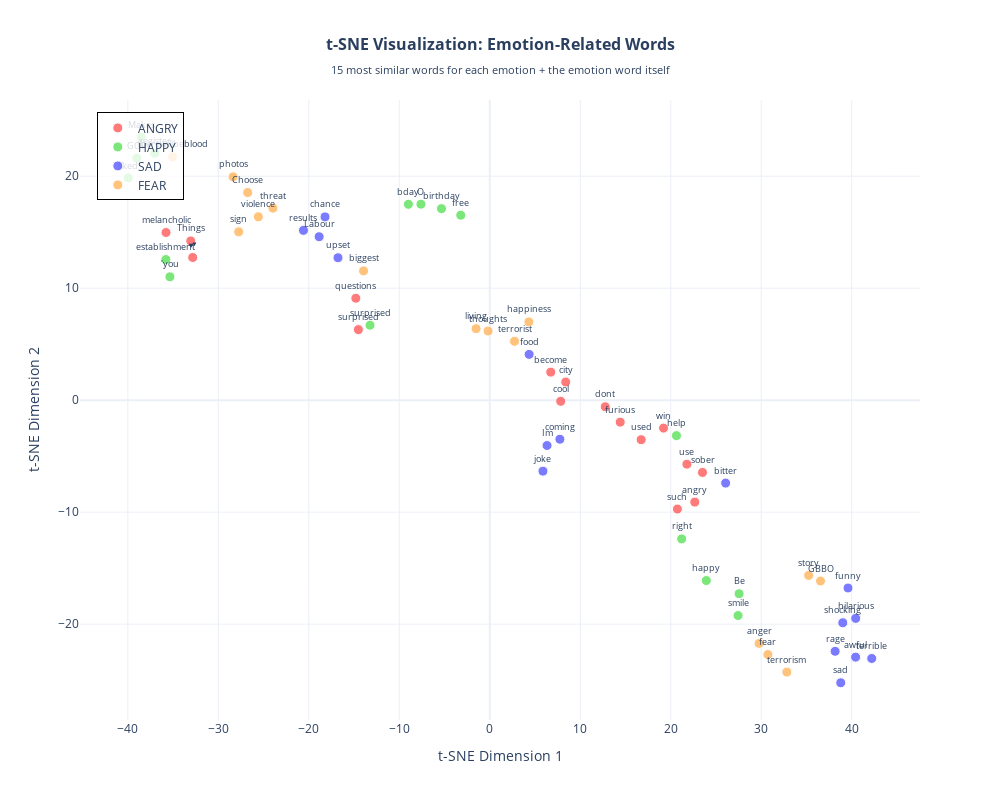
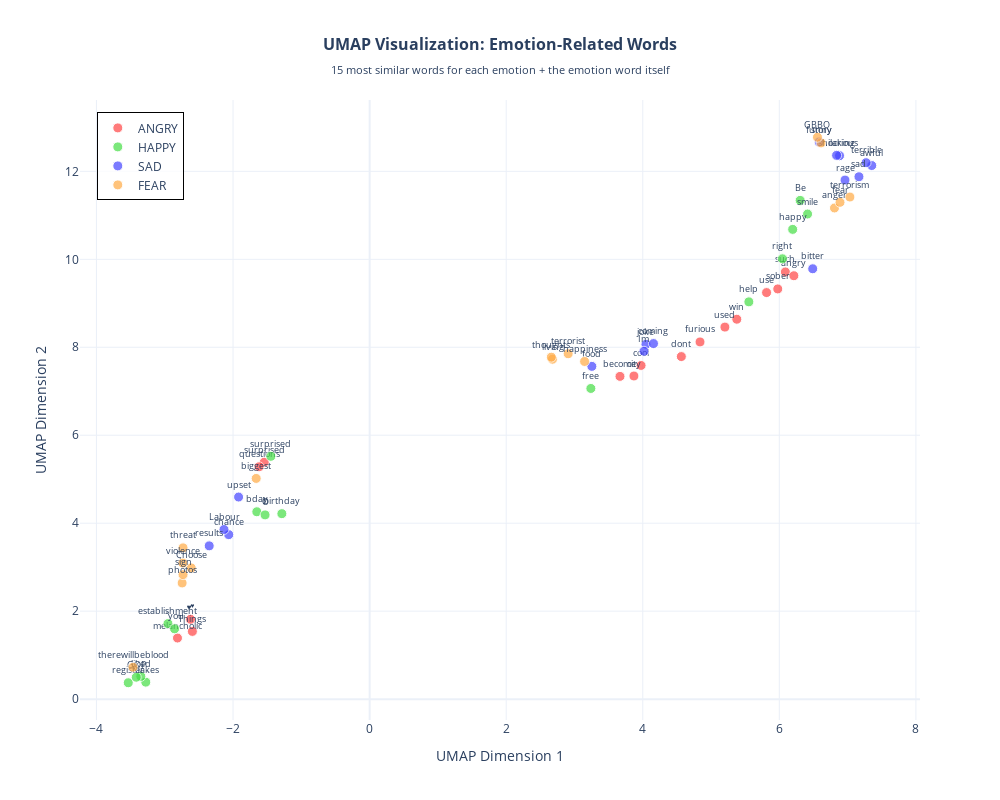

The notebook cell these images were saved under, in order:
### Markdown cell above
---
##### <a id='toc1_13_2_1_1_'></a>[**>>> Exercise 8 (Take home):**](#toc0_)

Generate a t-SNE and UMAP visualization to show the 15 words most related to the words "angry", "happy", "sad", "fear" (60 words total). Compare the differences between both graphs.

### Code cell
# Get the 15 most similar words for each emotion
emotions = ['angry', 'happy', 'sad', 'fear']
top_n = 15

# Dictionary to store words and their vectors
words_data = {'word': [], 'emotion': [], 'vector': []}

print("\nCOLLECTING RELATED WORDS\n")

for emotion in emotions:
    try:
        similar_words = word2vec_model.wv.most_similar(emotion, topn=top_n)
        print(f"{emotion.upper()}:")
        for i, (word, similarity) in enumerate(similar_words, 1):
            print(f"  {i:2d}. {word:15s} (similarity: {similarity:.4f})")
            words_data['word'].append(word)
            words_data['emotion'].append(emotion)
            words_data['vector'].append(word2vec_model.wv[word])
    except KeyError:
        print(f"  WARNING: '{emotion}' not found in vocabulary!")

# Add the emotion words themselves
for emotion in emotions:
    words_data['word'].append(emotion)
    words_data['emotion'].append(emotion)
    words_data['vector'].append(word2vec_model.wv[emotion])

# Create DataFrame
df = pd.DataFrame(words_data)
X = np.array(df['vector'].tolist())

print(f"Total words collected: {len(df)}")
print(f"Embedding dimension: {X.shape[1]}\n")

# Step 2: Apply t-SNE
print("t-SNE...")
tsne = TSNE(n_components=2, random_state=42, perplexity=5, max_iter=1000)
X_tsne = tsne.fit_transform(X)

# Step 3: Apply UMAP
print("UMAP...")
umap_reducer = umap.UMAP(n_components=2, random_state=42, n_neighbors=5, min_dist=0.1)
X_umap = umap_reducer.fit_transform(X)

# Step 4: Create visualizations using Plotly
print("CREATING VISUALIZATIONS \n")

# Define colors for each emotion
color_map = {
    'angry': '#FF4444',  # Red
    'happy': '#44DD44',  # Green
    'sad': '#4444FF',    # Blue
    'fear': '#FFAA44'    # Orange
}

# Create t-SNE plot
fig_tsne = go.Figure()

for emotion in emotions:
    mask = df['emotion'] == emotion
    fig_tsne.add_trace(go.Scatter(
        x=X_tsne[mask, 0],
        y=X_tsne[mask, 1],
        mode='markers+text',
        name=emotion.upper(),
        text=df[mask]['word'].values,
        textposition='top center',
        textfont=dict(size=9),
        marker=dict(
            size=10,
            color=color_map[emotion],
            opacity=0.7,
            line=dict(width=1, color='white')
        ),
        hovertemplate='<b>%{text}</b><br>Emotion: ' + emotion + '<extra></extra>'
    ))

fig_tsne.update_layout(
    title={
        'text': '<b>t-SNE Visualization: Emotion-Related Words</b><br><sub>15 most similar words for each emotion + the emotion word itself</sub>',
        'x': 0.5,
        'xanchor': 'center',
        'font': {'size': 16}
    },
    xaxis_title='t-SNE Dimension 1',
    yaxis_title='t-SNE Dimension 2',
    width=1000,
    height=800,
    hovermode='closest',
    template='plotly_white',
    showlegend=True,
    legend=dict(x=0.02, y=0.98, bgcolor='rgba(255,255,255,0.8)', bordercolor='black', borderwidth=1)
)

# Create UMAP plot
fig_umap = go.Figure()

for emotion in emotions:
    mask = df['emotion'] == emotion
    fig_umap.add_trace(go.Scatter(
        x=X_umap[mask, 0],
        y=X_umap[mask, 1],
        mode='markers+text',
        name=emotion.upper(),
        text=df[mask]['word'].values,
        textposition='top center',
        textfont=dict(size=9),
        marker=dict(
            size=10,
            color=color_map[emotion],
            opacity=0.7,
            line=dict(width=1, color='white')
        ),
        hovertemplate='<b>%{text}</b><br>Emotion: ' + emotion + '<extra></extra>'
    ))

fig_umap.update_layout(
    title={
        'text': '<b>UMAP Visualization: Emotion-Related Words</b><br><sub>15 most similar words for each emotion + the emotion word itself</sub>',
        'x': 0.5,
        'xanchor': 'center',
        'font': {'size': 16}
    },
    xaxis_title='UMAP Dimension 1',
    yaxis_title='UMAP Dimension 2',
    width=1000,
    height=800,
    hovermode='closest',
    template='plotly_white',
    showlegend=True,
    legend=dict(x=0.02, y=0.98, bgcolor='rgba(255,255,255,0.8)', bordercolor='black', borderwidth=1)
)

# Display both figures
fig_tsne.show()
fig_umap.show()

### Figure 1 — Plotly figure (JSON) as saved in the notebook; plotly's stock layout.template omitted (floating-point values rounded to 4 significant figures)
{"data": [{"hovertemplate": "<b>%{text}</b><br>Emotion: angry<extra></extra>", "marker": {"color": "#FF4444", "line": {"color": "white", "width": 1}, "opacity": 0.7, "size": 10}, "mode": "markers+text", "name": "ANGRY", "text": ["become", "used", "win", "melancholic", "💕", "surprised", "use", "cool", "furious", "sober", "questions", "such", "city", "Things", "dont", "angry"], "textfont": {"size": 9}, "textposition": "top center", "type": "scatter", "x": [6.738, 16.73, 19.2, -35.78, -32.83, -14.52, 21.78, 7.838, 14.42, 23.51, -14.8, 20.74, 8.394, -33.05, 12.76, 22.65], "y": [2.505, -3.528, -2.494, 14.98, 12.74, 6.303, -5.714, -0.1011, -1.961, -6.453, 9.103, -9.724, 1.622, 14.22, -0.5903, -9.103]}, {"hovertemplate": "<b>%{text}</b><br>Emotion: happy<extra></extra>", "marker": {"color": "#44DD44", "line": {"color": "white", "width": 1}, "opacity": 0.7, "size": 10}, "mode": "markers+text", "name": "HAPPY", "text": ["free", "help", "bday", "establishment", "surprised", "Makes", "register", "O", "Be", "birthday", "'you", "smile", "liked", "right", "GOP", "happy"], "textfont": {"size": 9}, "textposition": "top center", "type": "scatter", "x": [-3.208, 20.63, -8.993, -35.8, -13.23, -38.52, -37.03, -7.606, 27.55, -5.338, -35.35, 27.44, -39.95, 21.2, -39.01, 23.93], "y": [16.52, -3.165, 17.49, 12.56, 6.695, 23.48, 22.05, 17.5, -17.29, 17.11, 11.02, -19.23, 19.84, -12.39, 21.61, -16.11]}, {"hovertemplate": "<b>%{text}</b><br>Emotion: sad<extra></extra>", "marker": {"color": "#4444FF", "line": {"color": "white", "width": 1}, "opacity": 0.7, "size": 10}, "mode": "markers+text", "name": "SAD", "text": ["joke", "hilarious", "rage", "awful", "funny", "Im", "bitter", "chance", "shocking", "coming", "results", "terrible", "Labour", "upset", "food", "sad"], "textfont": {"size": 9}, "textposition": "top center", "type": "scatter", "x": [5.876, 40.44, 38.17, 40.43, 39.59, 6.328, 26.06, -18.21, 39.01, 7.747, -20.59, 42.21, -18.86, -16.77, 4.349, 38.79], "y": [-6.339, -19.49, -22.43, -22.95, -16.77, -4.048, -7.406, 16.37, -19.88, -3.487, 15.17, -23.07, 14.6, 12.72, 4.09, -25.24]}, {"hovertemplate": "<b>%{text}</b><br>Emotion: fear<extra></extra>", "marker": {"color": "#FFAA44", "line": {"color": "white", "width": 1}, "opacity": 0.7, "size": 10}, "mode": "markers+text", "name": "FEAR", "text": ["anger", "living", "thoughts", "Choose", "terrorist", "biggest", "violence", "story", "terrorism", "GBBO", "photos", "happiness", "therewillbeblood", "threat", "sign", "fear"], "textfont": {"size": 9}, "textposition": "top center", "type": "scatter", "x": [29.76, -1.514, -0.1867, -26.75, 2.733, -13.95, -25.58, 35.24, 32.83, 36.55, -28.37, 4.32, -35.06, -23.96, -27.75, 30.73], "y": [-21.72, 6.389, 6.172, 18.54, 5.256, 11.55, 16.38, -15.65, -24.28, -16.15, 19.95, 6.989, 21.73, 17.15, 15.03, -22.72]}], "layout": {"height": 800, "hovermode": "closest", "legend": {"bgcolor": "rgba(255,255,255,0.8)", "bordercolor": "black", "borderwidth": 1, "x": 0.02, "y": 0.98}, "showlegend": true, "title": {"font": {"size": 16}, "text": "<b>t-SNE Visualization: Emotion-Related Words</b><br><sub>15 most similar words for each emotion + the emotion word itself</sub>", "x": 0.5, "xanchor": "center"}, "width": 1000, "xaxis": {"title": {"text": "t-SNE Dimension 1"}}, "yaxis": {"title": {"text": "t-SNE Dimension 2"}}}}

### Figure 2 — Plotly figure (JSON) as saved in the notebook; plotly's stock layout.template omitted (floating-point values rounded to 4 significant figures)
{"data": [{"hovertemplate": "<b>%{text}</b><br>Emotion: angry<extra></extra>", "marker": {"color": "#FF4444", "line": {"color": "white", "width": 1}, "opacity": 0.7, "size": 10}, "mode": "markers+text", "name": "ANGRY", "text": ["become", "used", "win", "melancholic", "💕", "surprised", "use", "cool", "furious", "sober", "questions", "such", "city", "Things", "dont", "angry"], "textfont": {"size": 9}, "textposition": "top center", "type": "scatter", "x": [3.666, 5.203, 5.377, -2.814, -2.623, -1.543, 5.813, 3.975, 4.839, 5.977, -1.619, 6.088, 3.87, -2.596, 4.565, 6.213], "y": [7.338, 8.459, 8.638, 1.389, 1.815, 5.387, 9.244, 7.587, 8.121, 9.327, 5.283, 9.713, 7.347, 1.54, 7.789, 9.627]}, {"hovertemplate": "<b>%{text}</b><br>Emotion: happy<extra></extra>", "marker": {"color": "#44DD44", "line": {"color": "white", "width": 1}, "opacity": 0.7, "size": 10}, "mode": "markers+text", "name": "HAPPY", "text": ["free", "help", "bday", "establishment", "surprised", "Makes", "register", "O", "Be", "birthday", "'you", "smile", "liked", "right", "GOP", "happy"], "textfont": {"size": 9}, "textposition": "top center", "type": "scatter", "x": [3.24, 5.554, -1.652, -2.953, -1.447, -3.278, -3.535, -1.531, 6.305, -1.285, -2.856, 6.413, -3.35, 6.046, -3.418, 6.196], "y": [7.064, 9.033, 4.26, 1.717, 5.521, 0.3866, 0.3724, 4.189, 11.34, 4.217, 1.598, 11.03, 0.5176, 10.01, 0.4977, 10.68]}, {"hovertemplate": "<b>%{text}</b><br>Emotion: sad<extra></extra>", "marker": {"color": "#4444FF", "line": {"color": "white", "width": 1}, "opacity": 0.7, "size": 10}, "mode": "markers+text", "name": "SAD", "text": ["joke", "hilarious", "rage", "awful", "funny", "Im", "bitter", "chance", "shocking", "coming", "results", "terrible", "Labour", "upset", "food", "sad"], "textfont": {"size": 9}, "textposition": "top center", "type": "scatter", "x": [4.047, 6.882, 6.962, 7.353, 6.583, 4.018, 6.489, -2.063, 6.838, 4.157, -2.349, 7.271, -2.133, -1.919, 3.254, 7.166], "y": [8.068, 12.36, 11.8, 12.13, 12.67, 7.91, 9.785, 3.74, 12.36, 8.084, 3.485, 12.2, 3.857, 4.595, 7.566, 11.88]}, {"hovertemplate": "<b>%{text}</b><br>Emotion: fear<extra></extra>", "marker": {"color": "#FFAA44", "line": {"color": "white", "width": 1}, "opacity": 0.7, "size": 10}, "mode": "markers+text", "name": "FEAR", "text": ["anger", "living", "thoughts", "Choose", "terrorist", "biggest", "violence", "story", "terrorism", "GBBO", "photos", "happiness", "therewillbeblood", "threat", "sign", "fear"], "textfont": {"size": 9}, "textposition": "top center", "type": "scatter", "x": [6.808, 2.678, 2.66, -2.612, 2.907, -1.661, -2.736, 6.611, 7.033, 6.558, -2.746, 3.148, -3.465, -2.732, -2.733, 6.888], "y": [11.17, 7.728, 7.775, 2.983, 7.853, 5.018, 3.093, 12.65, 11.42, 12.78, 2.641, 7.677, 0.725, 3.439, 2.83, 11.3]}], "layout": {"height": 800, "hovermode": "closest", "legend": {"bgcolor": "rgba(255,255,255,0.8)", "bordercolor": "black", "borderwidth": 1, "x": 0.02, "y": 0.98}, "showlegend": true, "title": {"font": {"size": 16}, "text": "<b>UMAP Visualization: Emotion-Related Words</b><br><sub>15 most similar words for each emotion + the emotion word itself</sub>", "x": 0.5, "xanchor": "center"}, "width": 1000, "xaxis": {"title": {"text": "UMAP Dimension 1"}}, "yaxis": {"title": {"text": "UMAP Dimension 2"}}}}
